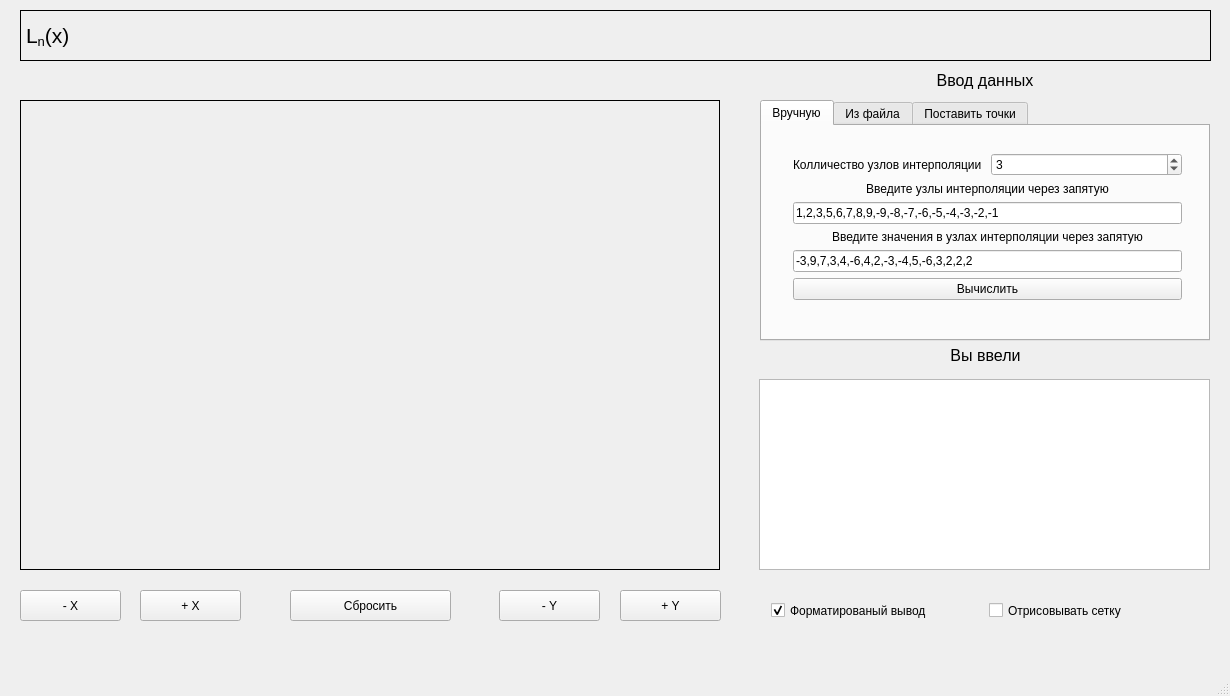
<?xml version="1.0" encoding="UTF-8"?>
<ui version="4.0">
 <class>MainWindow</class>
 <widget class="QMainWindow" name="MainWindow">
  <property name="geometry">
   <rect>
    <x>0</x>
    <y>0</y>
    <width>1230</width>
    <height>696</height>
   </rect>
  </property>
  <property name="windowTitle">
   <string>MainWindow</string>
  </property>
  <widget class="QWidget" name="centralWidget">
   <widget class="QLabel" name="output">
    <property name="geometry">
     <rect>
      <x>20</x>
      <y>100</y>
      <width>700</width>
      <height>470</height>
     </rect>
    </property>
    <property name="frameShape">
     <enum>QFrame::Box</enum>
    </property>
    <property name="text">
     <string/>
    </property>
   </widget>
   <widget class="QLabel" name="outputLnX">
    <property name="geometry">
     <rect>
      <x>20</x>
      <y>10</y>
      <width>1191</width>
      <height>51</height>
     </rect>
    </property>
    <property name="font">
     <font>
      <pointsize>16</pointsize>
     </font>
    </property>
    <property name="frameShape">
     <enum>QFrame::Box</enum>
    </property>
    <property name="text">
     <string>&lt;html&gt;&lt;head/&gt;&lt;body&gt;&lt;p&gt;L&lt;span style=&quot; vertical-align:sub;&quot;&gt;n&lt;/span&gt;(x)&lt;/p&gt;&lt;/body&gt;&lt;/html&gt;</string>
    </property>
   </widget>
   <widget class="QTabWidget" name="tabWidget">
    <property name="geometry">
     <rect>
      <x>760</x>
      <y>100</y>
      <width>450</width>
      <height>241</height>
     </rect>
    </property>
    <property name="currentIndex">
     <number>0</number>
    </property>
    <property name="elideMode">
     <enum>Qt::ElideRight</enum>
    </property>
    <widget class="QWidget" name="tab_2">
     <attribute name="title">
      <string>Вручную</string>
     </attribute>
     <widget class="QWidget" name="layoutWidget">
      <property name="geometry">
       <rect>
        <x>20</x>
        <y>16</y>
        <width>411</width>
        <height>169</height>
       </rect>
      </property>
      <layout class="QVBoxLayout" name="verticalLayout_2">
       <item>
        <layout class="QHBoxLayout" name="horizontalLayout_2">
         <item>
          <widget class="QLabel" name="label_3">
           <property name="text">
            <string>Колличество узлов интерполяции</string>
           </property>
          </widget>
         </item>
         <item>
          <widget class="QSpinBox" name="sb_countEqutations">
           <property name="cursor">
            <cursorShape>PointingHandCursor</cursorShape>
           </property>
           <property name="value">
            <number>3</number>
           </property>
          </widget>
         </item>
        </layout>
       </item>
       <item>
        <widget class="QLabel" name="label_5">
         <property name="text">
          <string>Введите узлы интерполяции через запятую</string>
         </property>
         <property name="alignment">
          <set>Qt::AlignCenter</set>
         </property>
        </widget>
       </item>
       <item>
        <widget class="QLineEdit" name="le_key">
         <property name="text">
          <string>1,2,3,5,6,7,8,9,-9,-8,-7,-6,-5,-4,-3,-2,-1</string>
         </property>
        </widget>
       </item>
       <item>
        <widget class="QLabel" name="label_4">
         <property name="text">
          <string>Введите значения в узлах интерполяции через запятую</string>
         </property>
         <property name="alignment">
          <set>Qt::AlignCenter</set>
         </property>
        </widget>
       </item>
       <item>
        <widget class="QLineEdit" name="le_value">
         <property name="text">
          <string>-3,9,7,3,4,-6,4,2,-3,-4,5,-6,3,2,2,2</string>
         </property>
        </widget>
       </item>
       <item>
        <widget class="QPushButton" name="btn_Solve2">
         <property name="cursor">
          <cursorShape>PointingHandCursor</cursorShape>
         </property>
         <property name="text">
          <string>Вычислить</string>
         </property>
        </widget>
       </item>
      </layout>
     </widget>
    </widget>
    <widget class="QWidget" name="tab">
     <attribute name="title">
      <string>Из файла</string>
     </attribute>
     <widget class="QWidget" name="layoutWidget">
      <property name="geometry">
       <rect>
        <x>20</x>
        <y>20</y>
        <width>411</width>
        <height>101</height>
       </rect>
      </property>
      <layout class="QVBoxLayout" name="verticalLayout">
       <property name="spacing">
        <number>0</number>
       </property>
       <item>
        <widget class="QLabel" name="label">
         <property name="text">
          <string>Введите имя файла или выберите его</string>
         </property>
         <property name="alignment">
          <set>Qt::AlignCenter</set>
         </property>
        </widget>
       </item>
       <item>
        <layout class="QHBoxLayout" name="horizontalLayout">
         <item>
          <widget class="QLineEdit" name="le_FilePath"/>
         </item>
         <item>
          <widget class="QPushButton" name="btn_chooseFile">
           <property name="cursor">
            <cursorShape>PointingHandCursor</cursorShape>
           </property>
           <property name="text">
            <string>Выбрать файл</string>
           </property>
          </widget>
         </item>
        </layout>
       </item>
       <item>
        <widget class="QPushButton" name="btn_Solve1">
         <property name="cursor">
          <cursorShape>PointingHandCursor</cursorShape>
         </property>
         <property name="text">
          <string>Вычислить</string>
         </property>
        </widget>
       </item>
      </layout>
     </widget>
    </widget>
    <widget class="QWidget" name="tab_3">
     <attribute name="title">
      <string>Поставить точки</string>
     </attribute>
     <widget class="QCheckBox" name="cb_setPoint">
      <property name="geometry">
       <rect>
        <x>20</x>
        <y>20</y>
        <width>401</width>
        <height>22</height>
       </rect>
      </property>
      <property name="cursor">
       <cursorShape>PointingHandCursor</cursorShape>
      </property>
      <property name="text">
       <string>Поставить точки на плоскости</string>
      </property>
     </widget>
     <widget class="QCheckBox" name="cb_onlyInt">
      <property name="geometry">
       <rect>
        <x>20</x>
        <y>50</y>
        <width>411</width>
        <height>22</height>
       </rect>
      </property>
      <property name="cursor">
       <cursorShape>PointingHandCursor</cursorShape>
      </property>
      <property name="text">
       <string>Только целые координаты</string>
      </property>
     </widget>
    </widget>
   </widget>
   <widget class="QLabel" name="label_2">
    <property name="geometry">
     <rect>
      <x>760</x>
      <y>70</y>
      <width>450</width>
      <height>20</height>
     </rect>
    </property>
    <property name="font">
     <font>
      <pointsize>12</pointsize>
     </font>
    </property>
    <property name="layoutDirection">
     <enum>Qt::LeftToRight</enum>
    </property>
    <property name="text">
     <string>Ввод данных</string>
    </property>
    <property name="alignment">
     <set>Qt::AlignCenter</set>
    </property>
   </widget>
   <widget class="QListView" name="lw_Sample">
    <property name="geometry">
     <rect>
      <x>759</x>
      <y>379</y>
      <width>451</width>
      <height>191</height>
     </rect>
    </property>
   </widget>
   <widget class="QPushButton" name="pb_chX">
    <property name="geometry">
     <rect>
      <x>140</x>
      <y>590</y>
      <width>101</width>
      <height>31</height>
     </rect>
    </property>
    <property name="cursor">
     <cursorShape>PointingHandCursor</cursorShape>
    </property>
    <property name="text">
     <string>+ X</string>
    </property>
   </widget>
   <widget class="QPushButton" name="pb_chY">
    <property name="geometry">
     <rect>
      <x>620</x>
      <y>590</y>
      <width>101</width>
      <height>31</height>
     </rect>
    </property>
    <property name="cursor">
     <cursorShape>PointingHandCursor</cursorShape>
    </property>
    <property name="text">
     <string>+ Y</string>
    </property>
   </widget>
   <widget class="QPushButton" name="pb_chX_minus">
    <property name="geometry">
     <rect>
      <x>20</x>
      <y>590</y>
      <width>101</width>
      <height>31</height>
     </rect>
    </property>
    <property name="cursor">
     <cursorShape>PointingHandCursor</cursorShape>
    </property>
    <property name="text">
     <string>- X</string>
    </property>
   </widget>
   <widget class="QPushButton" name="pb_chY_minus">
    <property name="geometry">
     <rect>
      <x>499</x>
      <y>590</y>
      <width>101</width>
      <height>31</height>
     </rect>
    </property>
    <property name="cursor">
     <cursorShape>PointingHandCursor</cursorShape>
    </property>
    <property name="text">
     <string>- Y</string>
    </property>
   </widget>
   <widget class="QLabel" name="label_6">
    <property name="geometry">
     <rect>
      <x>760</x>
      <y>340</y>
      <width>451</width>
      <height>31</height>
     </rect>
    </property>
    <property name="font">
     <font>
      <pointsize>12</pointsize>
     </font>
    </property>
    <property name="text">
     <string>Вы ввели</string>
    </property>
    <property name="alignment">
     <set>Qt::AlignCenter</set>
    </property>
   </widget>
   <widget class="QPushButton" name="pb_default">
    <property name="geometry">
     <rect>
      <x>290</x>
      <y>590</y>
      <width>161</width>
      <height>31</height>
     </rect>
    </property>
    <property name="cursor">
     <cursorShape>PointingHandCursor</cursorShape>
    </property>
    <property name="text">
     <string>Сбросить</string>
    </property>
   </widget>
   <widget class="QWidget" name="layoutWidget">
    <property name="geometry">
     <rect>
      <x>760</x>
      <y>590</y>
      <width>451</width>
      <height>41</height>
     </rect>
    </property>
    <layout class="QHBoxLayout" name="horizontalLayout_3">
     <item>
      <widget class="QCheckBox" name="cb_formatOutput">
       <property name="cursor">
        <cursorShape>PointingHandCursor</cursorShape>
       </property>
       <property name="text">
        <string>Форматированый вывод</string>
       </property>
       <property name="checked">
        <bool>true</bool>
       </property>
      </widget>
     </item>
     <item>
      <widget class="QCheckBox" name="cb_showGrid">
       <property name="cursor">
        <cursorShape>PointingHandCursor</cursorShape>
       </property>
       <property name="text">
        <string>Отрисовывать сетку</string>
       </property>
      </widget>
     </item>
    </layout>
   </widget>
   <zorder>layoutWidget</zorder>
   <zorder>output</zorder>
   <zorder>tabWidget</zorder>
   <zorder>label_2</zorder>
   <zorder>lw_Sample</zorder>
   <zorder>pb_chX</zorder>
   <zorder>pb_chY</zorder>
   <zorder>pb_chX_minus</zorder>
   <zorder>pb_chY_minus</zorder>
   <zorder>label_6</zorder>
   <zorder>pb_default</zorder>
   <zorder>outputLnX</zorder>
  </widget>
  <widget class="QMenuBar" name="menuBar">
   <property name="geometry">
    <rect>
     <x>0</x>
     <y>0</y>
     <width>1230</width>
     <height>25</height>
    </rect>
   </property>
  </widget>
  <widget class="QStatusBar" name="statusBar"/>
 </widget>
 <layoutdefault spacing="6" margin="11"/>
 <resources/>
 <connections/>
</ui>
